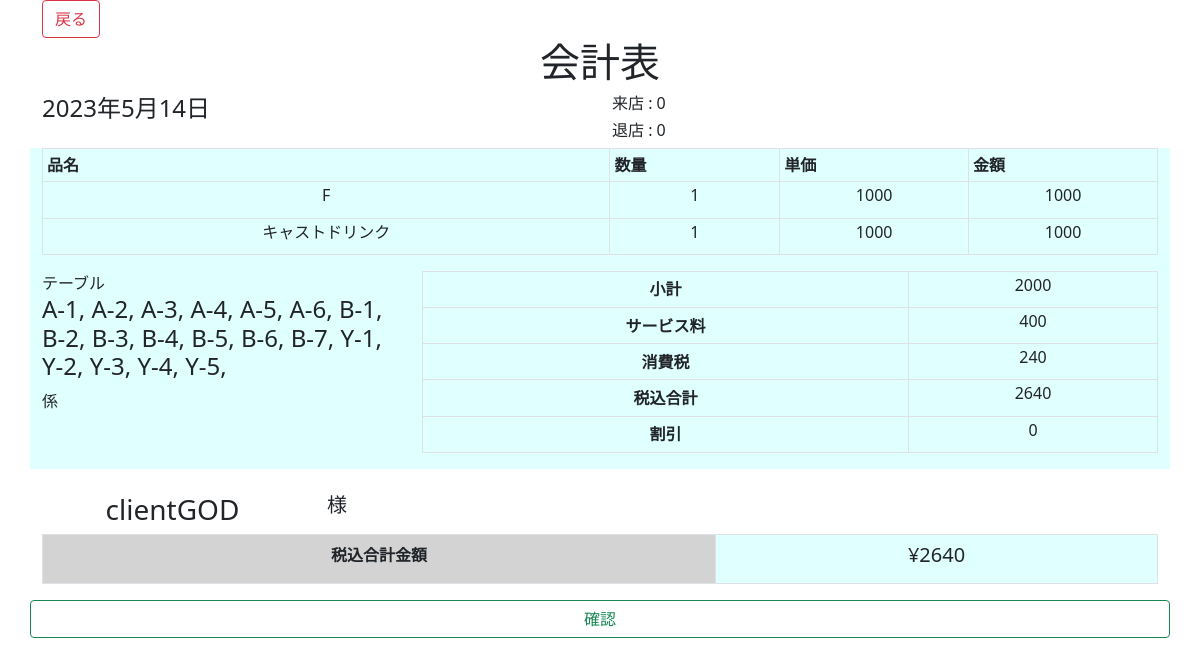
The page /compSheet/1 on the database as committed earlier.
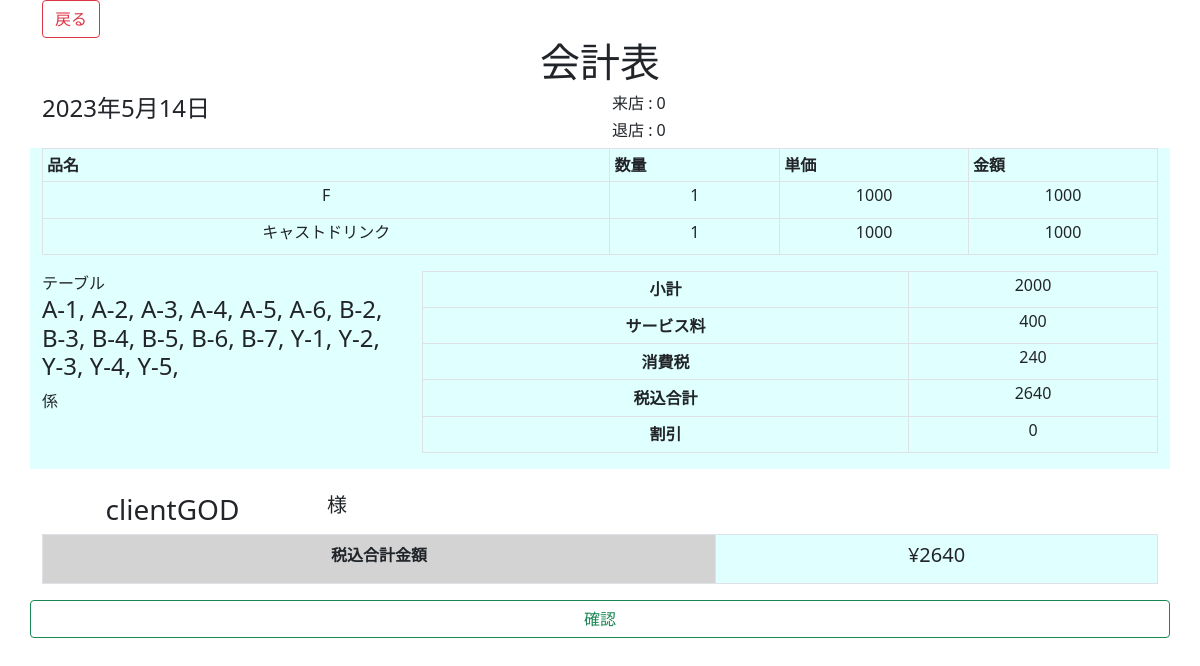
The same page on the database as committed later.
### attendance/models.py (models this page shows, shortened)
class Item(models.Model):
    item_name = models.CharField(max_length=20, null=True)
    staff =  models.CharField(max_length=20, null=True)
    item_num = models.IntegerField()
    item_cost = models.IntegerField()
    checkSheet = models.ForeignKey(CheckSheet, on_delete=models.CASCADE)
    Menu = models.ForeignKey(ItemMenu, on_delete=models.CASCADE)

class Seat(models.Model):
    Seat_ID = models.CharField(max_length=10, null=True)
    CheckSheet = models.ForeignKey(CheckSheet, on_delete=models.CASCADE)
    attr = models.CharField(max_length=3, null=True)
    pos_x = models.IntegerField(default=0)
    pos_y = models.IntegerField(default=0)
    is_use = models.BooleanField(default=False)
    def __str__(self):
        return self.Seat_ID

### attendance/views.py (the view, shortened to what this page needs)
# urls.py: path("compSheet/<int:pk>", views.CompCheckSheet.as_view(), name="CompSheet"),
class CompCheckSheet(TemplateView):
    def get(self, request, pk):
        context = {
            "CheckSheet": get_object_or_404(CheckSheet, pk=pk),
            }
        return render(request,"attendance/comp_checksheet.html", context)

### attendance/models.py (called while the page is built)
    def __str__(self):
        return self.client_name

### templates/attendance/comp_checksheet.html (shortened to what the changed rows need)
{% extends "attendance/DB5_base.html" %}
{% block body %}
<div class="container">
    <form action="{% url 'CompSheet' pk=CheckSheet.pk %}" method="post">
        <header>
            <h1 class="text-center">会計表</h1>
        </header>
        <div class="row">
        <div style="background-color: lightcyan; height: auto;">
            <div>
                <table class="table table-bordered table-sm">
                    <thead>
                    <tr>
                        <th scope="col">品名</th>
                        <th scope="col">数量</th>
                        <th scope="col">単価</th>
                        <th scope="col">金額</th>
                    </tr>
                    </thead>
                    <tbody id="order" style="vertical-align: middle">
                        {% for item in CheckSheet.item_set.all %}
                            <tr id="item_field" style="text-align: center;">
                                <td>
                                    <h6>{{item.item_name}}</h6>
                                </td>
                                <td >
                                    <h6 class="item_num">{{item.item_num}}</h6>
                                </td>
                                <td>
                                    <h6 class="item_cost">{{item.item_cost}}</h6>
                                </td>
                                <td>
                                    <h6 class="item_total">0</h6>
                                </td>
                            </tr>
                        {% endfor %}
                    </tbody>
                </table>
            </div>
            <div>
                <div class="row">
                    <div class="col-4">
                        <div>
                            <label for="table-id">テーブル</label>
                            <h4 id="table-id">
                            {% for seat in CheckSheet.seat_set.all %}
                                {{seat}},
                            {% endfor %}
                            </h4>
                            <label for="dropdownMenuButton1">係</label>
                            <div class="col-auto">
                                <div class="row" name="staffs">
                                </div>
                            </div>
                        </div>
                    </div>
                    <div class="col-8">
                        <table class="table table-bordered table-sm align-middle">
                            <tbody style="text-align: center;">
                                <tr>
                                    <th>小計</th>
                                </tr>
                                <tr>
                                    <th>サービス料</th>
                                </tr>
                                <tr>
                                    <th>消費税</th>
                                </tr>
                                <tr>
                                    <th>税込合計</th>
                                </tr>
                                <tr>
                                    <th>割引</th>
                                </tr>
                            </tbody>
                        </table>
                    </div>
                </div>
            </div>
        </div>
        <div>
            <br>
            <table class="table table-bordered">
                <tbody style="text-align: center">
                    <tr>
                        <th style="background-color: lightgrey;">税込合計金額</th>
                    </tr>
                </tbody>
            </table>
        </div>
    </form>
</div>
{% endblock body %}

Rows that differ between the two databases and show on the page:
no longer on this page (row edited): Seat: Seat_ID "B-1"
